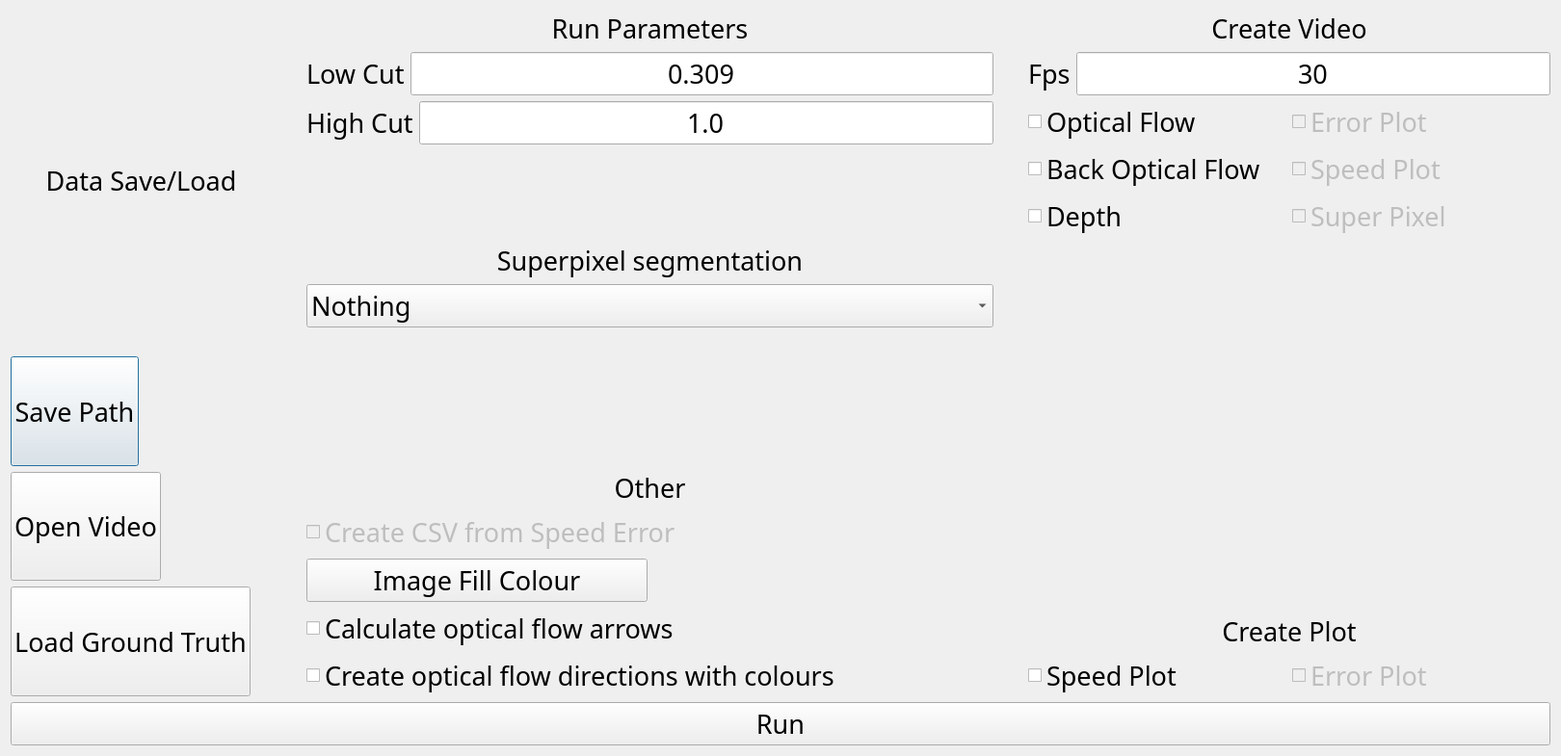
<?xml version="1.0" encoding="UTF-8"?>
<ui version="4.0">
 <class>Dialog</class>
 <widget class="QDialog" name="Dialog">
  <property name="geometry">
   <rect>
    <x>0</x>
    <y>0</y>
    <width>1620</width>
    <height>785</height>
   </rect>
  </property>
  <property name="windowTitle">
   <string>Dialog</string>
  </property>
  <layout class="QVBoxLayout" name="verticalLayout_18">
   <item>
    <layout class="QHBoxLayout" name="horizontalLayout_10">
     <item>
      <layout class="QVBoxLayout" name="verticalLayout_9">
       <item>
        <widget class="QLabel" name="label_5">
         <property name="font">
          <font>
           <family>GE Inspira</family>
           <pointsize>20</pointsize>
          </font>
         </property>
         <property name="toolTip">
          <string>Data Save/Load options</string>
         </property>
         <property name="text">
          <string>Data Save/Load</string>
         </property>
         <property name="alignment">
          <set>Qt::AlignCenter</set>
         </property>
        </widget>
       </item>
       <item>
        <layout class="QVBoxLayout" name="verticalLayout_5">
         <item>
          <layout class="QHBoxLayout" name="horizontalLayout_2">
           <item>
            <widget class="QPushButton" name="b_save">
             <property name="sizePolicy">
              <sizepolicy hsizetype="Preferred" vsizetype="Preferred">
               <horstretch>0</horstretch>
               <verstretch>0</verstretch>
              </sizepolicy>
             </property>
             <property name="font">
              <font>
               <family>GE Inspira</family>
               <pointsize>20</pointsize>
              </font>
             </property>
             <property name="toolTip">
              <string>Save path for results</string>
             </property>
             <property name="text">
              <string>Save Path</string>
             </property>
            </widget>
           </item>
           <item>
            <widget class="QLabel" name="l_save">
             <property name="font">
              <font>
               <family>GE Inspira</family>
               <pointsize>20</pointsize>
              </font>
             </property>
             <property name="toolTip">
              <string>Path where the results will be saved</string>
             </property>
             <property name="text">
              <string/>
             </property>
            </widget>
           </item>
          </layout>
         </item>
         <item>
          <layout class="QHBoxLayout" name="horizontalLayout">
           <item>
            <widget class="QPushButton" name="b_vid">
             <property name="sizePolicy">
              <sizepolicy hsizetype="Preferred" vsizetype="Preferred">
               <horstretch>0</horstretch>
               <verstretch>0</verstretch>
              </sizepolicy>
             </property>
             <property name="font">
              <font>
               <family>GE Inspira</family>
               <pointsize>20</pointsize>
              </font>
             </property>
             <property name="toolTip">
              <string>Video you wish to analyse</string>
             </property>
             <property name="text">
              <string>Open Video</string>
             </property>
            </widget>
           </item>
           <item>
            <widget class="QLabel" name="l_vid">
             <property name="font">
              <font>
               <family>GE Inspira</family>
               <pointsize>20</pointsize>
              </font>
             </property>
             <property name="toolTip">
              <string>Path of the chosen video</string>
             </property>
             <property name="text">
              <string/>
             </property>
            </widget>
           </item>
          </layout>
         </item>
         <item>
          <layout class="QHBoxLayout" name="horizontalLayout_9">
           <item>
            <widget class="QPushButton" name="b_ground_truth">
             <property name="sizePolicy">
              <sizepolicy hsizetype="Preferred" vsizetype="Preferred">
               <horstretch>0</horstretch>
               <verstretch>0</verstretch>
              </sizepolicy>
             </property>
             <property name="font">
              <font>
               <family>GE Inspira</family>
               <pointsize>20</pointsize>
              </font>
             </property>
             <property name="toolTip">
              <string>Ground truth speed data for the video</string>
             </property>
             <property name="text">
              <string>Load Ground Truth</string>
             </property>
            </widget>
           </item>
           <item>
            <widget class="QLabel" name="l_ground_truth">
             <property name="font">
              <font>
               <family>GE Inspira</family>
               <pointsize>20</pointsize>
              </font>
             </property>
             <property name="toolTip">
              <string>Path of the chosen ground truth speed file</string>
             </property>
             <property name="text">
              <string/>
             </property>
            </widget>
           </item>
          </layout>
         </item>
        </layout>
       </item>
      </layout>
     </item>
     <item>
      <spacer name="horizontalSpacer">
       <property name="orientation">
        <enum>Qt::Vertical</enum>
       </property>
       <property name="sizeHint" stdset="0">
        <size>
         <width>30</width>
         <height>40</height>
        </size>
       </property>
      </spacer>
     </item>
     <item>
      <layout class="QVBoxLayout" name="verticalLayout_17">
       <item>
        <layout class="QVBoxLayout" name="verticalLayout_16">
         <item>
          <layout class="QVBoxLayout" name="verticalLayout_13">
           <item>
            <layout class="QVBoxLayout" name="verticalLayout_11">
             <item>
              <widget class="QLabel" name="label_6">
               <property name="font">
                <font>
                 <family>GE Inspira</family>
                 <pointsize>20</pointsize>
                </font>
               </property>
               <property name="toolTip">
                <string>Parameters for the calculations</string>
               </property>
               <property name="text">
                <string>Run Parameters</string>
               </property>
               <property name="alignment">
                <set>Qt::AlignCenter</set>
               </property>
              </widget>
             </item>
             <item>
              <layout class="QVBoxLayout" name="verticalLayout_10">
               <item>
                <layout class="QHBoxLayout" name="horizontalLayout_5">
                 <item>
                  <widget class="QLabel" name="label_7">
                   <property name="font">
                    <font>
                     <family>GE Inspira</family>
                     <pointsize>20</pointsize>
                    </font>
                   </property>
                   <property name="toolTip">
                    <string>Drop values from the top</string>
                   </property>
                   <property name="text">
                    <string>Low Cut</string>
                   </property>
                  </widget>
                 </item>
                 <item>
                  <widget class="QLineEdit" name="t_low">
                   <property name="font">
                    <font>
                     <family>GE Inspira</family>
                     <pointsize>20</pointsize>
                    </font>
                   </property>
                   <property name="toolTip">
                    <string>Value between 0.0 - 1.0 (represents the percentage to drop)</string>
                   </property>
                   <property name="text">
                    <string>0.309</string>
                   </property>
                   <property name="alignment">
                    <set>Qt::AlignCenter</set>
                   </property>
                  </widget>
                 </item>
                </layout>
               </item>
               <item>
                <layout class="QHBoxLayout" name="horizontalLayout_8">
                 <item>
                  <widget class="QLabel" name="label_8">
                   <property name="font">
                    <font>
                     <family>GE Inspira</family>
                     <pointsize>20</pointsize>
                    </font>
                   </property>
                   <property name="toolTip">
                    <string>Drop values from the bottom</string>
                   </property>
                   <property name="text">
                    <string>High Cut</string>
                   </property>
                  </widget>
                 </item>
                 <item>
                  <widget class="QLineEdit" name="t_high">
                   <property name="font">
                    <font>
                     <family>GE Inspira</family>
                     <pointsize>20</pointsize>
                    </font>
                   </property>
                   <property name="toolTip">
                    <string>Value between 0.0 - 1.0 (represents the percentage to drop)</string>
                   </property>
                   <property name="text">
                    <string>1.0</string>
                   </property>
                   <property name="alignment">
                    <set>Qt::AlignCenter</set>
                   </property>
                  </widget>
                 </item>
                </layout>
               </item>
              </layout>
             </item>
            </layout>
           </item>
           <item>
            <layout class="QVBoxLayout" name="verticalLayout_8">
             <item>
              <layout class="QVBoxLayout" name="verticalLayout_6">
               <item>
                <spacer name="verticalSpacer_2">
                 <property name="orientation">
                  <enum>Qt::Vertical</enum>
                 </property>
                 <property name="sizeHint" stdset="0">
                  <size>
                   <width>20</width>
                   <height>40</height>
                  </size>
                 </property>
                </spacer>
               </item>
               <item>
                <widget class="QLabel" name="label_4">
                 <property name="font">
                  <font>
                   <family>GE Inspira</family>
                   <pointsize>20</pointsize>
                  </font>
                 </property>
                 <property name="toolTip">
                  <string>Select superpixel segmentation (if selected then instead of indiviual pixels the results will be calculated with superpixels)</string>
                 </property>
                 <property name="text">
                  <string>Superpixel segmentation</string>
                 </property>
                 <property name="alignment">
                  <set>Qt::AlignCenter</set>
                 </property>
                </widget>
               </item>
              </layout>
             </item>
             <item>
              <widget class="QComboBox" name="combo_superpixel">
               <property name="font">
                <font>
                 <family>GE Inspira</family>
                 <pointsize>20</pointsize>
                </font>
               </property>
               <property name="toolTip">
                <string>Superpixel segmentation methods</string>
               </property>
               <property name="currentIndex">
                <number>0</number>
               </property>
               <item>
                <property name="text">
                 <string>Nothing</string>
                </property>
               </item>
               <item>
                <property name="text">
                 <string>Felzenszwalb’s efficient graph based segmentation</string>
                </property>
               </item>
               <item>
                <property name="text">
                 <string>Quickshift image segmentation</string>
                </property>
               </item>
               <item>
                <property name="text">
                 <string>SLIC - K-Means based image segmentation</string>
                </property>
               </item>
               <item>
                <property name="text">
                 <string>Compact watershed segmentation of gradient images</string>
                </property>
               </item>
              </widget>
             </item>
            </layout>
           </item>
          </layout>
         </item>
         <item>
          <layout class="QVBoxLayout" name="verticalLayout_15">
           <item>
            <spacer name="verticalSpacer_3">
             <property name="orientation">
              <enum>Qt::Vertical</enum>
             </property>
             <property name="sizeHint" stdset="0">
              <size>
               <width>20</width>
               <height>40</height>
              </size>
             </property>
            </spacer>
           </item>
           <item>
            <widget class="QLabel" name="l_other">
             <property name="font">
              <font>
               <family>GE Inspira</family>
               <pointsize>20</pointsize>
              </font>
             </property>
             <property name="toolTip">
              <string>Other options</string>
             </property>
             <property name="text">
              <string>Other</string>
             </property>
             <property name="alignment">
              <set>Qt::AlignCenter</set>
             </property>
            </widget>
           </item>
           <item>
            <layout class="QVBoxLayout" name="verticalLayout_12">
             <item>
              <widget class="QCheckBox" name="c_csv">
               <property name="enabled">
                <bool>false</bool>
               </property>
               <property name="font">
                <font>
                 <family>GE Inspira</family>
                 <pointsize>20</pointsize>
                </font>
               </property>
               <property name="toolTip">
                <string>Save the comparison between the calculated speed and the ground truth speed in a csv file</string>
               </property>
               <property name="text">
                <string>Create CSV from Speed Error</string>
               </property>
              </widget>
             </item>
             <item>
              <layout class="QHBoxLayout" name="horizontalLayout_7">
               <item>
                <widget class="QPushButton" name="b_colour">
                 <property name="sizePolicy">
                  <sizepolicy hsizetype="Preferred" vsizetype="Preferred">
                   <horstretch>0</horstretch>
                   <verstretch>0</verstretch>
                  </sizepolicy>
                 </property>
                 <property name="font">
                  <font>
                   <family>GE Inspira</family>
                   <pointsize>20</pointsize>
                  </font>
                 </property>
                 <property name="toolTip">
                  <string>Filling colour around the video</string>
                 </property>
                 <property name="text">
                  <string>Image Fill Colour</string>
                 </property>
                </widget>
               </item>
               <item>
                <widget class="QLabel" name="l_colour">
                 <property name="font">
                  <font>
                   <family>GE Inspira</family>
                   <pointsize>20</pointsize>
                  </font>
                 </property>
                 <property name="toolTip">
                  <string>The currently selected colours hex code</string>
                 </property>
                 <property name="text">
                  <string/>
                 </property>
                </widget>
               </item>
              </layout>
             </item>
             <item>
              <widget class="QCheckBox" name="c_draw">
               <property name="enabled">
                <bool>true</bool>
               </property>
               <property name="font">
                <font>
                 <family>GE Inspira</family>
                 <pointsize>20</pointsize>
                </font>
               </property>
               <property name="toolTip">
                <string>Calculate optical flow arrows (you can view them in the video player)</string>
               </property>
               <property name="text">
                <string>Calculate optical flow arrows</string>
               </property>
              </widget>
             </item>
            </layout>
           </item>
          </layout>
         </item>
        </layout>
       </item>
       <item>
        <widget class="QCheckBox" name="c_velocity">
         <property name="enabled">
          <bool>true</bool>
         </property>
         <property name="font">
          <font>
           <family>GE Inspira</family>
           <pointsize>20</pointsize>
          </font>
         </property>
         <property name="toolTip">
          <string>Calculate optical flow directions with colours (you can view them in the video player)</string>
         </property>
         <property name="text">
          <string>Create optical flow directions with colours</string>
         </property>
        </widget>
       </item>
      </layout>
     </item>
     <item>
      <spacer name="horizontalSpacer_2">
       <property name="orientation">
        <enum>Qt::Vertical</enum>
       </property>
       <property name="sizeHint" stdset="0">
        <size>
         <width>30</width>
         <height>40</height>
        </size>
       </property>
      </spacer>
     </item>
     <item>
      <layout class="QVBoxLayout" name="verticalLayout_14">
       <item>
        <layout class="QVBoxLayout" name="verticalLayout_7">
         <item>
          <layout class="QVBoxLayout" name="verticalLayout">
           <item>
            <widget class="QLabel" name="label">
             <property name="font">
              <font>
               <family>GE Inspira</family>
               <pointsize>20</pointsize>
              </font>
             </property>
             <property name="toolTip">
              <string>Select the videos you wish to create</string>
             </property>
             <property name="text">
              <string>Create Video</string>
             </property>
             <property name="alignment">
              <set>Qt::AlignCenter</set>
             </property>
            </widget>
           </item>
           <item>
            <layout class="QHBoxLayout" name="horizontalLayout_3">
             <item>
              <widget class="QLabel" name="label_2">
               <property name="font">
                <font>
                 <family>GE Inspira</family>
                 <pointsize>20</pointsize>
                </font>
               </property>
               <property name="toolTip">
                <string>Frame per second</string>
               </property>
               <property name="text">
                <string>Fps</string>
               </property>
              </widget>
             </item>
             <item>
              <widget class="QLineEdit" name="t_fps">
               <property name="font">
                <font>
                 <family>GE Inspira</family>
                 <pointsize>20</pointsize>
                </font>
               </property>
               <property name="toolTip">
                <string>The fps for the created videos</string>
               </property>
               <property name="text">
                <string>30</string>
               </property>
               <property name="alignment">
                <set>Qt::AlignCenter</set>
               </property>
              </widget>
             </item>
            </layout>
           </item>
          </layout>
         </item>
         <item>
          <layout class="QHBoxLayout" name="horizontalLayout_6">
           <item>
            <layout class="QVBoxLayout" name="verticalLayout_2">
             <item>
              <widget class="QCheckBox" name="c_of">
               <property name="font">
                <font>
                 <family>GE Inspira</family>
                 <pointsize>20</pointsize>
                </font>
               </property>
               <property name="toolTip">
                <string>Video of optical flow</string>
               </property>
               <property name="text">
                <string>Optical Flow</string>
               </property>
              </widget>
             </item>
             <item>
              <widget class="QCheckBox" name="c_back_of">
               <property name="font">
                <font>
                 <family>GE Inspira</family>
                 <pointsize>20</pointsize>
                </font>
               </property>
               <property name="toolTip">
                <string>Video of backward optical flow</string>
               </property>
               <property name="text">
                <string>Back Optical Flow</string>
               </property>
              </widget>
             </item>
             <item>
              <widget class="QCheckBox" name="c_depth">
               <property name="font">
                <font>
                 <family>GE Inspira</family>
                 <pointsize>20</pointsize>
                </font>
               </property>
               <property name="toolTip">
                <string>Video of depth estimation</string>
               </property>
               <property name="text">
                <string>Depth</string>
               </property>
              </widget>
             </item>
            </layout>
           </item>
           <item>
            <layout class="QVBoxLayout" name="verticalLayout_4">
             <item>
              <widget class="QCheckBox" name="c_error_plot_video">
               <property name="enabled">
                <bool>false</bool>
               </property>
               <property name="font">
                <font>
                 <family>GE Inspira</family>
                 <pointsize>20</pointsize>
                </font>
               </property>
               <property name="toolTip">
                <string>Video of error plot</string>
               </property>
               <property name="text">
                <string>Error Plot</string>
               </property>
              </widget>
             </item>
             <item>
              <widget class="QCheckBox" name="c_speed_plot_video">
               <property name="enabled">
                <bool>false</bool>
               </property>
               <property name="font">
                <font>
                 <family>GE Inspira</family>
                 <pointsize>20</pointsize>
                </font>
               </property>
               <property name="toolTip">
                <string>Video of speed plot</string>
               </property>
               <property name="text">
                <string>Speed Plot</string>
               </property>
              </widget>
             </item>
             <item>
              <widget class="QCheckBox" name="c_super_pixel_video">
               <property name="enabled">
                <bool>false</bool>
               </property>
               <property name="font">
                <font>
                 <family>GE Inspira</family>
                 <pointsize>20</pointsize>
                </font>
               </property>
               <property name="toolTip">
                <string>Video of superpixel segmentation</string>
               </property>
               <property name="text">
                <string>Super Pixel</string>
               </property>
              </widget>
             </item>
            </layout>
           </item>
          </layout>
         </item>
        </layout>
       </item>
       <item>
        <layout class="QVBoxLayout" name="verticalLayout_3">
         <item>
          <spacer name="verticalSpacer">
           <property name="orientation">
            <enum>Qt::Vertical</enum>
           </property>
           <property name="sizeHint" stdset="0">
            <size>
             <width>20</width>
             <height>40</height>
            </size>
           </property>
          </spacer>
         </item>
         <item>
          <widget class="QLabel" name="label_3">
           <property name="font">
            <font>
             <family>GE Inspira</family>
             <pointsize>20</pointsize>
            </font>
           </property>
           <property name="toolTip">
            <string>Select the plots you wish to create</string>
           </property>
           <property name="text">
            <string>Create Plot</string>
           </property>
           <property name="alignment">
            <set>Qt::AlignCenter</set>
           </property>
          </widget>
         </item>
         <item>
          <layout class="QHBoxLayout" name="horizontalLayout_4">
           <item>
            <widget class="QCheckBox" name="c_speed_plot">
             <property name="font">
              <font>
               <family>GE Inspira</family>
               <pointsize>20</pointsize>
              </font>
             </property>
             <property name="toolTip">
              <string>Plot the calculated speed</string>
             </property>
             <property name="text">
              <string>Speed Plot</string>
             </property>
            </widget>
           </item>
           <item>
            <widget class="QCheckBox" name="c_error_plot">
             <property name="enabled">
              <bool>false</bool>
             </property>
             <property name="font">
              <font>
               <family>GE Inspira</family>
               <pointsize>20</pointsize>
              </font>
             </property>
             <property name="toolTip">
              <string>Plot the error between the calculated speed and the ground truth speed</string>
             </property>
             <property name="text">
              <string>Error Plot</string>
             </property>
            </widget>
           </item>
          </layout>
         </item>
        </layout>
       </item>
      </layout>
     </item>
    </layout>
   </item>
   <item>
    <layout class="QVBoxLayout" name="layout_v">
     <item>
      <widget class="QPushButton" name="b_run">
       <property name="sizePolicy">
        <sizepolicy hsizetype="Minimum" vsizetype="Preferred">
         <horstretch>0</horstretch>
         <verstretch>0</verstretch>
        </sizepolicy>
       </property>
       <property name="font">
        <font>
         <family>GE Inspira</family>
         <pointsize>20</pointsize>
        </font>
       </property>
       <property name="toolTip">
        <string>Start the calculation</string>
       </property>
       <property name="text">
        <string>Run</string>
       </property>
      </widget>
     </item>
    </layout>
   </item>
  </layout>
 </widget>
 <resources/>
 <connections/>
</ui>
